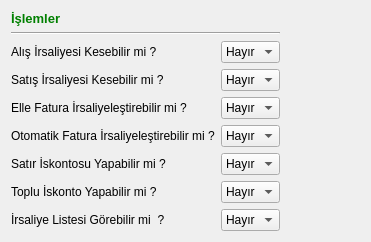
     <widget class="QWidget" name="tab_10">
      <attribute name="title">
       <string>İrsaliye</string>
      </attribute>
      <layout class="QGridLayout" name="gridLayout_29">
       <item row="0" column="0">
        <layout class="QGridLayout" name="gridLayout_28" columnstretch="10,10,60">
         <item row="0" column="0">
          <widget class="QLabel" name="label_200">
           <property name="sizePolicy">
            <sizepolicy hsizetype="Fixed" vsizetype="Fixed">
             <horstretch>0</horstretch>
             <verstretch>0</verstretch>
            </sizepolicy>
           </property>
           <property name="text">
            <string>&lt;!DOCTYPE HTML PUBLIC &quot;-//W3C//DTD HTML 4.0//EN&quot; &quot;http://www.w3.org/TR/REC-html40/strict.dtd&quot;&gt;
&lt;html&gt;&lt;head&gt;&lt;meta name=&quot;qrichtext&quot; content=&quot;1&quot; /&gt;&lt;style type=&quot;text/css&quot;&gt;
p, li { white-space: pre-wrap; }
&lt;/style&gt;&lt;/head&gt;&lt;body style=&quot; font-family:'Sans Serif'; font-size:10pt; font-weight:400; font-style:normal;&quot;&gt;
&lt;p style=&quot; margin-top:0px; margin-bottom:0px; margin-left:0px; margin-right:0px; -qt-block-indent:0; text-indent:0px;&quot;&gt;&lt;span style=&quot; font-weight:600; color:#008000;&quot;&gt;İşlemler&lt;/span&gt;&lt;/p&gt;&lt;/body&gt;&lt;/html&gt;</string>
           </property>
          </widget>
         </item>
         <item row="1" column="0" colspan="2">
          <widget class="Line" name="line_22">
           <property name="orientation">
            <enum>Qt::Horizontal</enum>
           </property>
          </widget>
         </item>
         <item row="1" column="2" rowspan="2">
          <spacer name="horizontalSpacer_8">
           <property name="orientation">
            <enum>Qt::Horizontal</enum>
           </property>
           <property name="sizeHint" stdset="0">
            <size>
             <width>40</width>
             <height>20</height>
            </size>
           </property>
          </spacer>
         </item>
         <item row="2" column="0">
          <widget class="QLabel" name="label_90">
           <property name="sizePolicy">
            <sizepolicy hsizetype="Fixed" vsizetype="Expanding">
             <horstretch>0</horstretch>
             <verstretch>0</verstretch>
            </sizepolicy>
           </property>
           <property name="text">
            <string>Alış İrsaliyesi Kesebilir mi ?</string>
           </property>
          </widget>
         </item>
         <item row="2" column="1">
          <layout class="QHBoxLayout" name="horizontalLayout_149">
           <item>
            <spacer name="horizontalSpacer_176">
             <property name="orientation">
              <enum>Qt::Horizontal</enum>
             </property>
             <property name="sizeHint" stdset="0">
              <size>
               <width>40</width>
               <height>17</height>
              </size>
             </property>
            </spacer>
           </item>
           <item>
            <widget class="QComboBox" name="irs_combobox_alis_irsaliyesi">
             <property name="sizePolicy">
              <sizepolicy hsizetype="Fixed" vsizetype="Fixed">
               <horstretch>0</horstretch>
               <verstretch>0</verstretch>
              </sizepolicy>
             </property>
             <item>
              <property name="text">
               <string>Hayır</string>
              </property>
             </item>
             <item>
              <property name="text">
               <string>Evet</string>
              </property>
             </item>
            </widget>
           </item>
          </layout>
         </item>
         <item row="3" column="0">
          <widget class="QLabel" name="label_91">
           <property name="sizePolicy">
            <sizepolicy hsizetype="Fixed" vsizetype="Expanding">
             <horstretch>0</horstretch>
             <verstretch>0</verstretch>
            </sizepolicy>
           </property>
           <property name="text">
            <string>Satış İrsaliyesi Kesebilir mi ?</string>
           </property>
          </widget>
         </item>
         <item row="3" column="1">
          <layout class="QHBoxLayout" name="horizontalLayout_150">
           <item>
            <spacer name="horizontalSpacer_177">
             <property name="orientation">
              <enum>Qt::Horizontal</enum>
             </property>
             <property name="sizeHint" stdset="0">
              <size>
               <width>40</width>
               <height>20</height>
              </size>
             </property>
            </spacer>
           </item>
           <item>
            <widget class="QComboBox" name="irs_combobox_satis_irsaliyesi">
             <property name="sizePolicy">
              <sizepolicy hsizetype="Fixed" vsizetype="Fixed">
               <horstretch>0</horstretch>
               <verstretch>0</verstretch>
              </sizepolicy>
             </property>
             <item>
              <property name="text">
               <string>Hayır</string>
              </property>
             </item>
             <item>
              <property name="text">
               <string>Evet</string>
              </property>
             </item>
            </widget>
           </item>
          </layout>
         </item>
         <item row="4" column="0">
          <widget class="QLabel" name="label_92">
           <property name="sizePolicy">
            <sizepolicy hsizetype="Fixed" vsizetype="Expanding">
             <horstretch>0</horstretch>
             <verstretch>0</verstretch>
            </sizepolicy>
           </property>
           <property name="text">
            <string>Elle Fatura İrsaliyeleştirebilir mi ?</string>
           </property>
          </widget>
         </item>
         <item row="4" column="1">
          <layout class="QHBoxLayout" name="horizontalLayout_151">
           <item>
            <spacer name="horizontalSpacer_178">
             <property name="orientation">
              <enum>Qt::Horizontal</enum>
             </property>
             <property name="sizeHint" stdset="0">
              <size>
               <width>40</width>
               <height>20</height>
              </size>
             </property>
            </spacer>
           </item>
           <item>
            <widget class="QComboBox" name="irs_combobox_elle_fatura_irsaliyelestirme">
             <property name="sizePolicy">
              <sizepolicy hsizetype="Fixed" vsizetype="Fixed">
               <horstretch>0</horstretch>
               <verstretch>0</verstretch>
              </sizepolicy>
             </property>
             <item>
              <property name="text">
               <string>Hayır</string>
              </property>
             </item>
             <item>
              <property name="text">
               <string>Evet</string>
              </property>
             </item>
            </widget>
           </item>
          </layout>
         </item>
         <item row="5" column="0">
          <widget class="QLabel" name="label_93">
           <property name="sizePolicy">
            <sizepolicy hsizetype="Fixed" vsizetype="Expanding">
             <horstretch>0</horstretch>
             <verstretch>0</verstretch>
            </sizepolicy>
           </property>
           <property name="text">
            <string>Otomatik Fatura İrsaliyeleştirebilir mi ?</string>
           </property>
          </widget>
         </item>
         <item row="5" column="1">
          <layout class="QHBoxLayout" name="horizontalLayout_152">
           <item>
            <spacer name="horizontalSpacer_179">
             <property name="orientation">
              <enum>Qt::Horizontal</enum>
             </property>
             <property name="sizeHint" stdset="0">
              <size>
               <width>40</width>
               <height>20</height>
              </size>
             </property>
            </spacer>
           </item>
           <item>
            <widget class="QComboBox" name="irs_combobox_oto_fatura_irsaliyelestirme">
             <property name="sizePolicy">
              <sizepolicy hsizetype="Fixed" vsizetype="Fixed">
               <horstretch>0</horstretch>
               <verstretch>0</verstretch>
              </sizepolicy>
             </property>
             <item>
              <property name="text">
               <string>Hayır</string>
              </property>
             </item>
             <item>
              <property name="text">
               <string>Evet</string>
              </property>
             </item>
            </widget>
           </item>
          </layout>
         </item>
         <item row="6" column="0">
          <widget class="QLabel" name="label_45">
           <property name="sizePolicy">
            <sizepolicy hsizetype="Fixed" vsizetype="Expanding">
             <horstretch>0</horstretch>
             <verstretch>0</verstretch>
            </sizepolicy>
           </property>
           <property name="text">
            <string>Satır İskontosu Yapabilir mi ?</string>
           </property>
          </widget>
         </item>
         <item row="6" column="1">
          <layout class="QHBoxLayout" name="horizontalLayout_153">
           <item>
            <spacer name="horizontalSpacer_180">
             <property name="orientation">
              <enum>Qt::Horizontal</enum>
             </property>
             <property name="sizeHint" stdset="0">
              <size>
               <width>40</width>
               <height>20</height>
              </size>
             </property>
            </spacer>
           </item>
           <item>
            <widget class="QComboBox" name="irs_comboBox_satir_iskontosu_yapabilir_mi">
             <property name="sizePolicy">
              <sizepolicy hsizetype="Fixed" vsizetype="Fixed">
               <horstretch>0</horstretch>
               <verstretch>0</verstretch>
              </sizepolicy>
             </property>
             <item>
              <property name="text">
               <string>Hayır</string>
              </property>
             </item>
             <item>
              <property name="text">
               <string>Evet</string>
              </property>
             </item>
            </widget>
           </item>
          </layout>
         </item>
         <item row="7" column="0">
          <widget class="QLabel" name="label_25">
           <property name="sizePolicy">
            <sizepolicy hsizetype="Fixed" vsizetype="Expanding">
             <horstretch>0</horstretch>
             <verstretch>0</verstretch>
            </sizepolicy>
           </property>
           <property name="text">
            <string>Toplu İskonto Yapabilir mi ?</string>
           </property>
          </widget>
         </item>
         <item row="7" column="1">
          <layout class="QHBoxLayout" name="horizontalLayout_154">
           <item>
            <spacer name="horizontalSpacer_181">
             <property name="orientation">
              <enum>Qt::Horizontal</enum>
             </property>
             <property name="sizeHint" stdset="0">
              <size>
               <width>40</width>
               <height>20</height>
              </size>
             </property>
            </spacer>
           </item>
           <item>
            <widget class="QComboBox" name="irs_comboBox_toplu_iskonto_yapabilir_mi">
             <property name="sizePolicy">
              <sizepolicy hsizetype="Fixed" vsizetype="Fixed">
               <horstretch>0</horstretch>
               <verstretch>0</verstretch>
              </sizepolicy>
             </property>
             <item>
              <property name="text">
               <string>Hayır</string>
              </property>
             </item>
             <item>
              <property name="text">
               <string>Evet</string>
              </property>
             </item>
            </widget>
           </item>
          </layout>
         </item>
         <item row="8" column="0">
          <widget class="QLabel" name="label_irs_listesi_gorebilir_mi">
           <property name="sizePolicy">
            <sizepolicy hsizetype="Fixed" vsizetype="Expanding">
             <horstretch>0</horstretch>
             <verstretch>0</verstretch>
            </sizepolicy>
           </property>
           <property name="text">
            <string>İrsaliye Listesi Görebilir mi  ?</string>
           </property>
          </widget>
         </item>
         <item row="8" column="1">
          <layout class="QHBoxLayout" name="horizontalLayout_155">
           <item>
            <spacer name="horizontalSpacer_182">
             <property name="orientation">
              <enum>Qt::Horizontal</enum>
             </property>
             <property name="sizeHint" stdset="0">
              <size>
               <width>40</width>
               <height>20</height>
              </size>
             </property>
            </spacer>
           </item>
           <item>
            <widget class="QComboBox" name="irs_comboBox_irsaliye_listesi_gorebilir_mi">
             <property name="sizePolicy">
              <sizepolicy hsizetype="Fixed" vsizetype="Fixed">
               <horstretch>0</horstretch>
               <verstretch>0</verstretch>
              </sizepolicy>
             </property>
             <item>
              <property name="text">
               <string>Hayır</string>
              </property>
             </item>
             <item>
              <property name="text">
               <string>Evet</string>
              </property>
             </item>
            </widget>
           </item>
          </layout>
         </item>
        </layout>
       </item>
      </layout>
     </widget>
